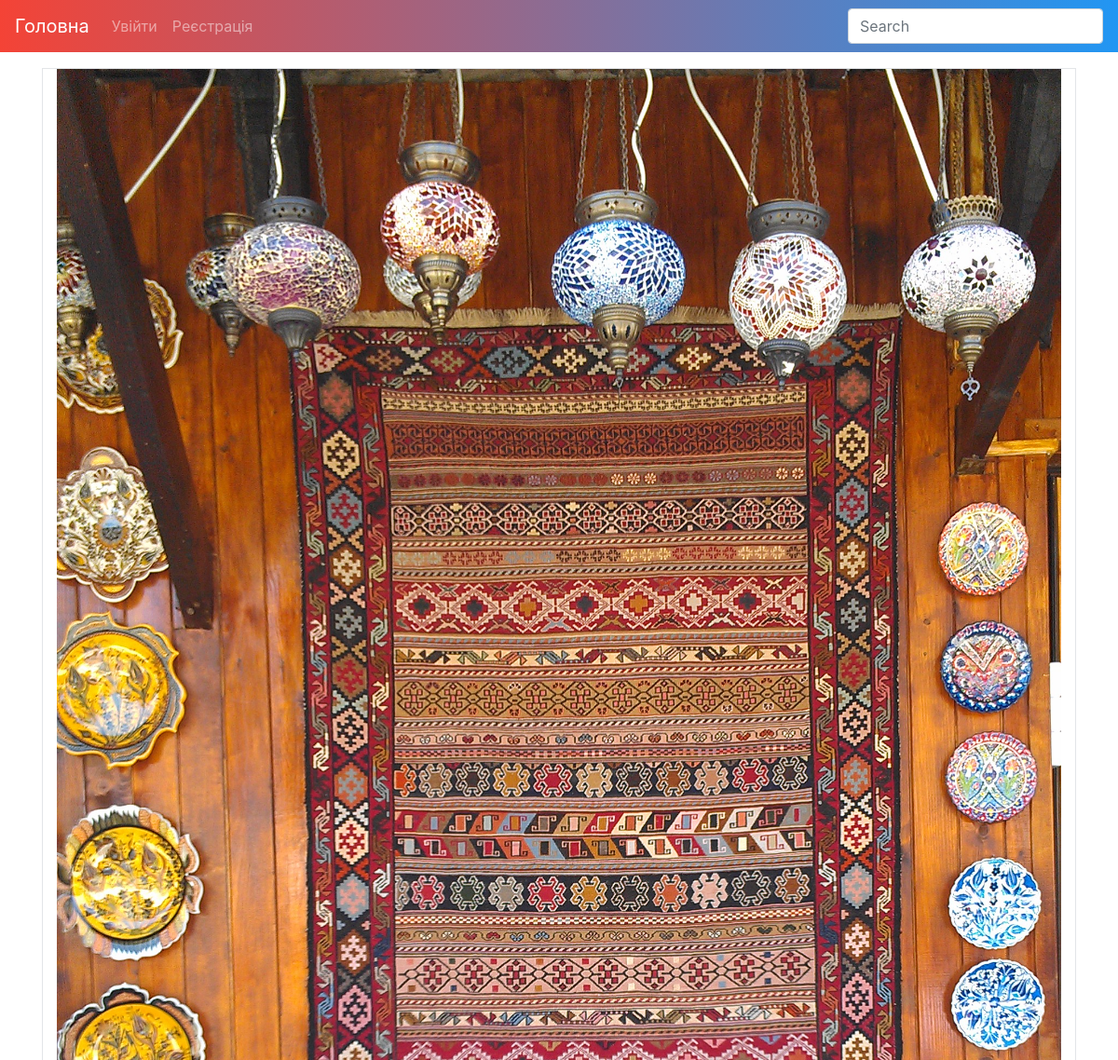
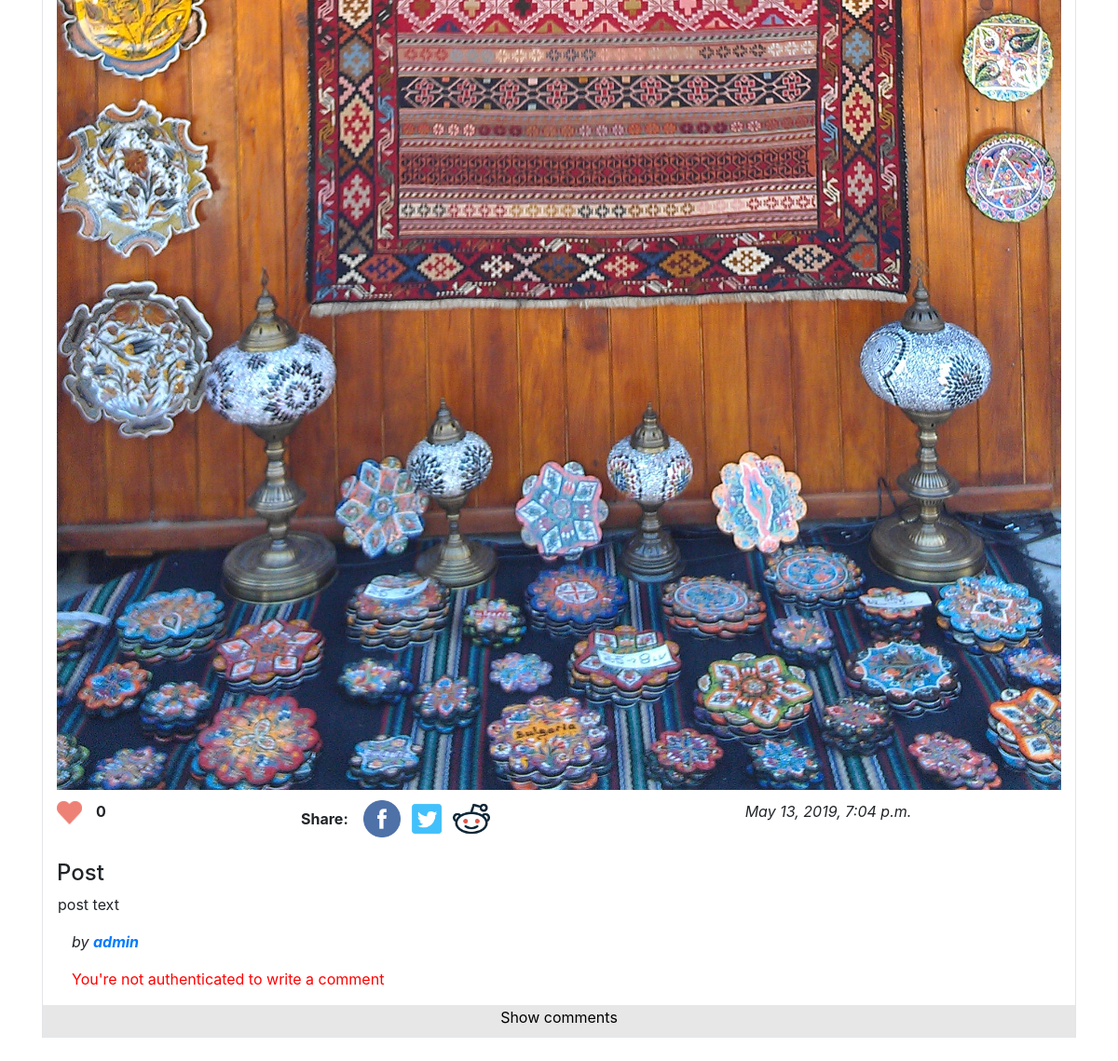
Screenshot of /post/7/ with the database file from the repository (2 pictures, top to bottom).
### blog/models.py (models this page shows, shortened)
class Post(models.Model):
    STATUS_CHOISES = (
        ('Published', 'Published'),
        ('Draft', 'Draft'),
    )
    title = models.CharField(max_length=30)
    body = models.TextField()
    created = models.DateTimeField(auto_now_add=True)
    updated = models.DateTimeField(auto_now=True)
    likes= models.ManyToManyField(settings.AUTH_USER_MODEL, blank=True, related_name='post_likes')
    slug = models.SlugField(max_length=250, unique=True)
    thumb = models.ImageField(upload_to='post_image', blank=True, default='default.png')
    user = models.ForeignKey(User, on_delete=models.CASCADE, default=1)
    def get_like_url(self):
        return reverse("blog:like-toggle", kwargs={"slug": self.slug})

### blog/views.py (the view)
# urls.py: url(r'^post/(?P<post_pk>\d+)/$', post_detail, name='post_detail'),
def post_detail(request, post_pk):
    template = 'post_detail.html'
    post = get_object_or_404(Post, pk=post_pk)
    rand_post = Post.objects.order_by('?')
    fav = 1
    user = request.user
    if user.is_authenticated:
        if not Favorite.objects.filter(user=request.user, post=post):
            fav = 2
        else:
            fav = 3
    comments = Comment.objects.filter(post=post)
    if request.method == 'POST':
        comment_form = CommentForm(request.POST or None)
        if comment_form.is_valid():
            content = request.POST.get('content')
            comment = Comment.objects.create(post=post, user=request.user, content=content)
            comment.save()
            return redirect(request.META['HTTP_REFERER'])
    else:
        comment_form = CommentForm()
    context = {
        'post': post,
        'rand_post': rand_post[:5],
        'comments': comments,
        'comment_form': comment_form,
        'favorite': fav,
    }
    return render(request, template, context)

### blog/forms.py
class CommentForm(forms.ModelForm):
    class Meta:
        model = Comment
        fields = ('content',)
        widgets = {
            'content': forms.Textarea(attrs={'class': 'form-control', 'style': 'resize:none; height: 5em;'})
        }

### templates/post_detail.html (shortened to what this page needs)
{% extends 'base.html' %}
{% load staticfiles %}
{% block body %}
	<div class="container">
		<div class="col-lg-12 col-md-12 col-sm-12 col-xs-12 post">
			<img src="{{ post.thumb.url }}" class="post_img"/>
			<div class="row" style="padding-top: 1%;">
                <div class="col-lg-3 col-md-3 col-sm-12 col-xs-12">
                    <a  href="{{ post.get_like_url }}"><img src="{% static 'images/heart.png'%}" class="like"></a> <label id="likeamount"><b>{{ post.likes.count }}</b></label>
            </div>
                <div class="col-lg-5 col-md-5 col-sm-12 col-xs-12">
                    <div class="row">
                        <strong style="margin-top: 0.5em; margin-right: 1em;">Share: </strong>
                    {% load social_share %}
                    <div class="facebook-this">
                        <a href="{{ facebook_url }}" target="_blank"><img class="shareico" src="{% static 'images/facebook_ico.png' %}"></a>
                    </div>
                    <div class="tweet-this">
                        <a href="{{ tweet_url }}" class="meta-act-link meta-tweet" target="_blank"><img class="shareico" src="{% static 'images/twitter_ico.png' %}"></a>
                    </div>
                   <div class="reddit-this">
                        <a href="{{ reddit_url }}" target="_blank"><img class="shareico" src="{% static 'images/reddit-ico.png' %}"></a>
                    </div>
                    </div>
                </div>
                <div class="col-lg-4 col-md-4 col-sm-12 col-xs-12"><label id="date">{{ post.created }}</label></div>
			</div><br>
            <h4>{{ post.title }}</h4>
			<div class="row">
				<p style="white-space: pre-line">{{ post.body }}</p><br>
			</div>
			<div class="row">
                <div class="col-7"><p style="font-style: italic;">by <b><a href="{% url 'blog:get_user_profile' post.user.pk %}">{{ post.user }}</a></b></p></div>
            </div>
				 <form method="post">
                    {% if request.user.is_authenticated %}
                        {{ comment_form.as_p }}
                        <div id="send_btn"><input  type="submit" value="Submit" class="btn btn-outline-success"></div>
                    {% else %}
                        <p style="color:red"> You're not authenticated to write a comment<p>
                    {% endif %}
                </form>
            {% if comments %}
			<div class="row"><button onclick="show()"><label id="show_comments">Show comments</label></button></div>
		</div>
            {% endif %}
	</div>
{% endblock %}>

### templates/base.html (style rules this page uses)
html { overflow-x: hidden; }

### templates/post_detail.html (style rules this page uses)
.post_img { height: auto; width: 100%; }
.like { height: 25px; width: auto; opacity: 0.7; }
.shareico { height: 40px; width: auto; margin-right: 0.5em; }
#likeamount { margin-left: 10px; }
#date { font-style: italic; right: 0; left: 100%; }
.post { border: #e3e5e8 1px solid; }
p { padding-left: 1em; padding-right: 1em; }
button { width: 100%; background-color: #e7e7e7; color: black; border: none; }
.container { padding-top: 2%; padding-bottom: 2%; }

### rows the page displays
Post: thumb (picture), likes.count "0", created "May 13, 2019, 7:04 p.m.", title "Post", body "post text", user "admin"
